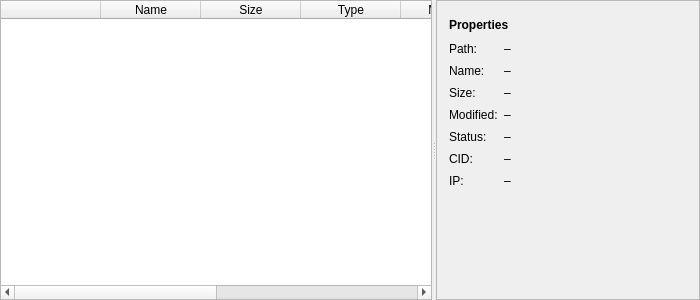
<?xml version="1.0" encoding="UTF-8"?>
<ui version="4.0">
 <class>FilePanel</class>
 <widget class="QWidget" name="FilePanel">
  <property name="geometry">
   <rect>
    <x>0</x>
    <y>0</y>
    <width>700</width>
    <height>300</height>
   </rect>
  </property>
  <property name="minimumSize">
   <size>
    <width>400</width>
    <height>150</height>
   </size>
  </property>
  <layout class="QHBoxLayout" name="mainLayout">
   <property name="leftMargin"><number>0</number></property>
   <property name="topMargin"><number>0</number></property>
   <property name="rightMargin"><number>0</number></property>
   <property name="bottomMargin"><number>0</number></property>
   <property name="spacing"><number>0</number></property>
   <item>
    <widget class="QSplitter" name="splitter">
     <property name="orientation">
      <enum>Qt::Horizontal</enum>
     </property>
     <property name="childrenCollapsible">
      <bool>true</bool>
     </property>
     <!-- File Transfer Table -->
     <widget class="QTableWidget" name="transferTable">
      <property name="alternatingRowColors">
       <bool>true</bool>
      </property>
      <property name="selectionMode">
       <enum>QAbstractItemView::SingleSelection</enum>
      </property>
      <property name="selectionBehavior">
       <enum>QAbstractItemView::SelectRows</enum>
      </property>
      <property name="sortingEnabled">
       <bool>true</bool>
      </property>
      <property name="showGrid">
       <bool>false</bool>
      </property>
      <property name="columnCount">
       <number>8</number>
      </property>
      <column>
       <property name="text"><string/></property>
      </column>
      <column>
       <property name="text"><string>Name</string></property>
      </column>
      <column>
       <property name="text"><string>Size</string></property>
      </column>
      <column>
       <property name="text"><string>Type</string></property>
      </column>
      <column>
       <property name="text"><string>Modified</string></property>
      </column>
      <column>
       <property name="text"><string>Progress</string></property>
      </column>
      <column>
       <property name="text"><string>ETA</string></property>
      </column>
      <column>
       <property name="text"><string>Status</string></property>
      </column>
     </widget>
     <!-- File Detail Panel -->
     <widget class="QFrame" name="detailPanel">
      <property name="minimumSize">
       <size>
        <width>220</width>
        <height>0</height>
       </size>
      </property>
      <property name="maximumSize">
       <size>
        <width>300</width>
        <height>16777215</height>
       </size>
      </property>
      <property name="frameShape">
       <enum>QFrame::StyledPanel</enum>
      </property>
      <layout class="QVBoxLayout" name="detailLayout">
       <property name="leftMargin"><number>12</number></property>
       <property name="topMargin"><number>12</number></property>
       <property name="rightMargin"><number>12</number></property>
       <property name="bottomMargin"><number>12</number></property>
       <!-- Header row: title + close button -->
       <item>
        <layout class="QHBoxLayout" name="detailHeader">
         <item>
          <widget class="QLabel" name="lblDetailTitle">
           <property name="text"><string>Properties</string></property>
           <property name="font">
            <font><bold>true</bold></font>
           </property>
          </widget>
         </item>
         <item>
          <spacer name="headerSpacer">
           <property name="orientation"><enum>Qt::Horizontal</enum></property>
           <property name="sizeHint" stdset="0">
            <size><width>40</width><height>20</height></size>
           </property>
          </spacer>
         </item>
         <item>
          <widget class="QToolButton" name="btnDetailClose">
           <property name="autoRaise"><bool>true</bool></property>
          </widget>
         </item>
        </layout>
       </item>
       <!-- Detail form -->
       <item>
        <layout class="QFormLayout" name="detailForm">
         <property name="verticalSpacing"><number>8</number></property>
         <item row="0" column="0">
          <widget class="QLabel" name="lblFilepath">
           <property name="text"><string>Path:</string></property>
          </widget>
         </item>
         <item row="0" column="1">
          <widget class="QLabel" name="valFilepath">
           <property name="text"><string>–</string></property>
           <property name="wordWrap"><bool>true</bool></property>
          </widget>
         </item>
         <item row="1" column="0">
          <widget class="QLabel" name="lblFilename">
           <property name="text"><string>Name:</string></property>
          </widget>
         </item>
         <item row="1" column="1">
          <widget class="QLabel" name="valFilename">
           <property name="text"><string>–</string></property>
           <property name="wordWrap"><bool>true</bool></property>
          </widget>
         </item>
         <item row="2" column="0">
          <widget class="QLabel" name="lblSize">
           <property name="text"><string>Size:</string></property>
          </widget>
         </item>
         <item row="2" column="1">
          <widget class="QLabel" name="valSize">
           <property name="text"><string>–</string></property>
          </widget>
         </item>
         <item row="3" column="0">
          <widget class="QLabel" name="lblModified">
           <property name="text"><string>Modified:</string></property>
          </widget>
         </item>
         <item row="3" column="1">
          <widget class="QLabel" name="valModified">
           <property name="text"><string>–</string></property>
          </widget>
         </item>
         <item row="4" column="0">
          <widget class="QLabel" name="lblStatus">
           <property name="text"><string>Status:</string></property>
          </widget>
         </item>
         <item row="4" column="1">
          <widget class="QLabel" name="valStatus">
           <property name="text"><string>–</string></property>
          </widget>
         </item>
         <item row="5" column="0">
          <widget class="QLabel" name="lblCid">
           <property name="text"><string>CID:</string></property>
          </widget>
         </item>
         <item row="5" column="1">
          <widget class="QLabel" name="valCid">
           <property name="text"><string>–</string></property>
           <property name="wordWrap"><bool>true</bool></property>
          </widget>
         </item>
         <item row="6" column="0">
          <widget class="QLabel" name="lblIp">
           <property name="text"><string>IP:</string></property>
          </widget>
         </item>
         <item row="6" column="1">
          <widget class="QLabel" name="valIp">
           <property name="text"><string>–</string></property>
          </widget>
         </item>
        </layout>
       </item>
       <item>
        <spacer name="detailSpacer">
         <property name="orientation"><enum>Qt::Vertical</enum></property>
         <property name="sizeHint" stdset="0">
          <size><width>20</width><height>40</height></size>
         </property>
        </spacer>
       </item>
      </layout>
     </widget>
    </widget>
   </item>
  </layout>
 </widget>
 <resources/>
 <connections/>
</ui>
